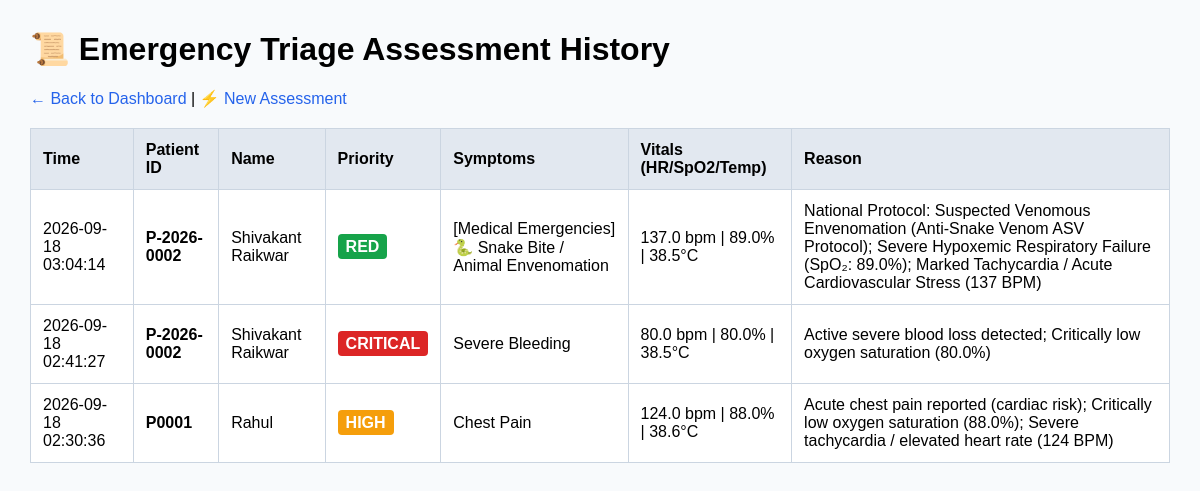
The page /history (signed in) on the database its author committed.
### tables this page shows
CREATE TABLE triage_history (
            id INTEGER PRIMARY KEY AUTOINCREMENT,
            patient_id TEXT,
            priority TEXT,
            symptoms TEXT,
            heart_rate TEXT,
            oxygen_level TEXT,
            temperature TEXT,
            blood_pressure TEXT,
            respiratory_rate TEXT,
            assessment_reason TEXT,
            created_at TEXT
        , confidence TEXT, status TEXT);

CREATE TABLE patients (
            id INTEGER PRIMARY KEY AUTOINCREMENT,
            patient_id TEXT UNIQUE,
            name TEXT NOT NULL,
            age INTEGER,
            gender TEXT,
            phone TEXT,
            address TEXT,
            blood_group TEXT,
            emergency_contact TEXT,
            medical_history TEXT,
            allergies TEXT,
            created_at TEXT
        , status TEXT DEFAULT 'Waiting');

### app.py (the view)
@app.route("/history")
def history():
    if "user" not in session:
        return redirect(url_for("login"))
    conn = get_db()
    cursor = conn.cursor()
    cursor.execute("""
        SELECT triage_history.*, patients.name
        FROM triage_history
        LEFT JOIN patients ON triage_history.patient_id = patients.patient_id
        ORDER BY triage_history.id DESC
    """)
    history_list = cursor.fetchall()
    conn.close()
    return render_template("history.html", history=history_list)

### app.py (called while the page is built)
def get_db():
    conn = sqlite3.connect(DATABASE)
    conn.row_factory = sqlite3.Row
    return conn

### templates/history.html (shortened to what this page needs)
<!DOCTYPE html>
<html lang="en">
<head>
</head>
<body>
    <h1>📜 Emergency Triage Assessment History</h1>
    <a href="/">← Back to Dashboard</a> | <a href="/triage">⚡ New Assessment</a>
    {% if history %}
    <table>
        <thead>
            <tr>
                <th>Time</th>
                <th>Patient ID</th>
                <th>Name</th>
                <th>Priority</th>
                <th>Symptoms</th>
                <th>Vitals (HR/SpO2/Temp)</th>
                <th>Reason</th>
            </tr>
        </thead>
        <tbody>
            {% for row in history %}
            <tr>
                <td>{{ row['created_at'] }}</td>
                <td><strong>{{ row['patient_id'] }}</strong></td>
                <td>{{ row['name'] or 'Unknown' }}</td>
                <td>
                    <span class="badge {% if row['priority'] == 'CRITICAL' %}bg-crit{% elif row['priority'] == 'HIGH' %}bg-high{% else %}bg-norm{% endif %}">
                        {{ row['priority'] }}
                    </span>
                </td>
                <td>{{ row['symptoms'] }}</td>
                <td>{{ row['heart_rate'] or '-' }} bpm | {{ row['oxygen_level'] or '-' }}% | {{ row['temperature'] or '-' }}°C</td>
                <td>{{ row['assessment_reason'] }}</td>
            </tr>
            {% endfor %}
        </tbody>
    </table>
    {% else %}
        <p>No triage history found.</p>
    {% endif %}
</body>
</html>

### templates/history.html (style rules this page uses)
body { font-family: Arial, sans-serif; margin: 30px; background: #f8fafc; }
table { width: 100%; border-collapse: collapse; background: white; margin-top: 20px; }
th, td { border: 1px solid #cbd5e1; padding: 12px; text-align: left; }
th { background: #e2e8f0; }
.badge { padding: 4px 8px; border-radius: 4px; font-weight: bold; color: white; }
.bg-crit { background: #dc2626; }
.bg-high { background: #f59e0b; }
.bg-norm { background: #16a34a; }
a { text-decoration: none; color: #2563eb; }

### rows shown on the page
triage_history: created_at "2026-09-18 03:04:14", patient_id "P-2026-0002", name "Shivakant Raikwar", priority "RED", symptoms "[Medical Emergencies] 🐍 Snake Bite / Animal Envenomation", heart_rate "137.0", oxygen_level "89.0", temperature "38.5", assessment_reason "National Protocol: Suspected Venomous Envenomation (Anti-Snake Venom ASV Protocol); Severe Hypoxemic Respiratory Failure (SpO₂: 89.0%); Marked Tachycardia / Acute Cardiovascular Stress (137 BPM)"
triage_history: created_at "2026-09-18 02:41:27", patient_id "P-2026-0002", name "Shivakant Raikwar", priority "CRITICAL", symptoms "Severe Bleeding", heart_rate "80.0", oxygen_level "80.0", temperature "38.5", assessment_reason "Active severe blood loss detected; Critically low oxygen saturation (80.0%)"
triage_history: created_at "2026-09-18 02:30:36", patient_id "P0001", name "Rahul", priority "HIGH", symptoms "Chest Pain", heart_rate "124.0", oxygen_level "88.0", temperature "38.6", assessment_reason "Acute chest pain reported (cardiac risk); Critically low oxygen saturation (88.0%); Severe tachycardia / elevated heart rate (124 BPM)"
